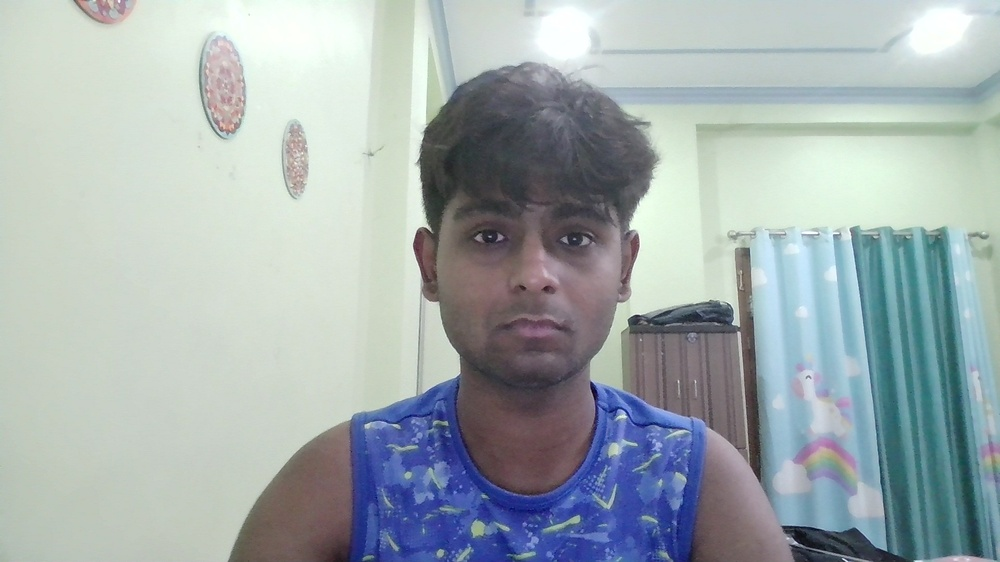
#> input picture data/face1.jpg, 1000 x 562 px, shrunk from 1920 x 1080 before the run
$ python ImageAnonymizer.py
#> lines starting #> are read from the running program, lines starting #| are printed output that depends on the picture; after the words box and inside, x2 and y2 are one past the last pixel; in counts of white or black regions, pixels touching at a corner belong together
import cv2

image_path = './data/face1.jpg'
img  = cv2.imread(image_path)
#> img is the input picture: shape (562, 1000, 3); mean B, G, R 175.4, 173.8, 163

face_cascade = cv2.CascadeClassifier(cv2.data.haarcascades + 'haarcascade_frontalface_default.xml')
gray = cv2.cvtColor(img, cv2.COLOR_BGR2GRAY)
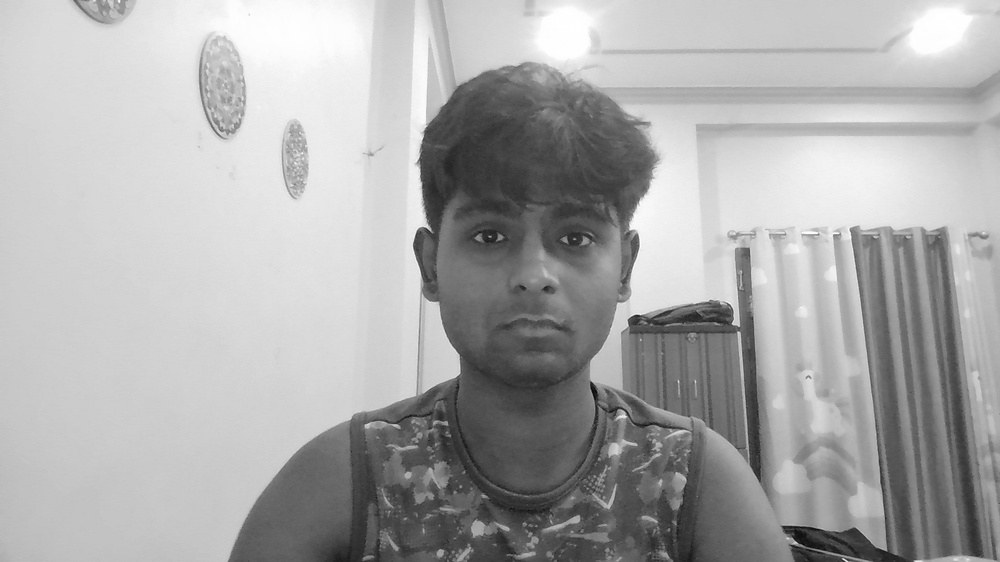
#> gray: shape (562, 1000); min 3, max 255, mean 170.7
faces = face_cascade.detectMultiScale(gray, scaleFactor=1.1, minNeighbors=5)
#> faces = [[193, 82, 53, 53], [417, 158, 225, 225]]

for (x, y, w, h) in faces:
    face = img[y:y+h, x:x+w]

    blurred_face = cv2.GaussianBlur(face, (99, 99), 20)

    img[y:y+h, x:x+w] = blurred_face
#> this loop made 2 passes
#> pass 1, `face = img[y:y+h, x:x+w]`:
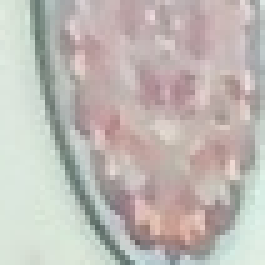
#> face: shape (53, 53, 3) (shown 5 times larger); mean B, G, R 180.8, 185.3, 191.4
#> pass 1, `blurred_face = cv2.GaussianBlur(face, (99, 99), 20)`:
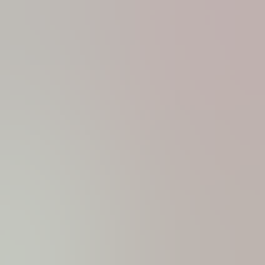
#> blurred_face: shape (53, 53, 3) (shown 5 times larger); mean B, G, R 180, 184.4, 191
#> pass 2, `face = img[y:y+h, x:x+w]`:
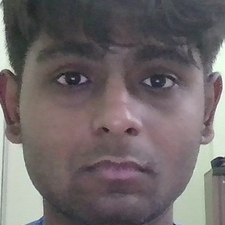
#> face: shape (225, 225, 3); mean B, G, R 104.4, 103.5, 111
#> pass 2, `blurred_face = cv2.GaussianBlur(face, (99, 99), 20)`:
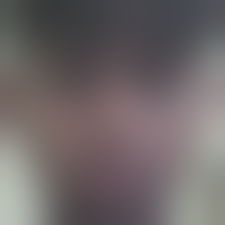
#> blurred_face: shape (225, 225, 3); mean B, G, R 104.2, 103.3, 110.8
#> after the loop:
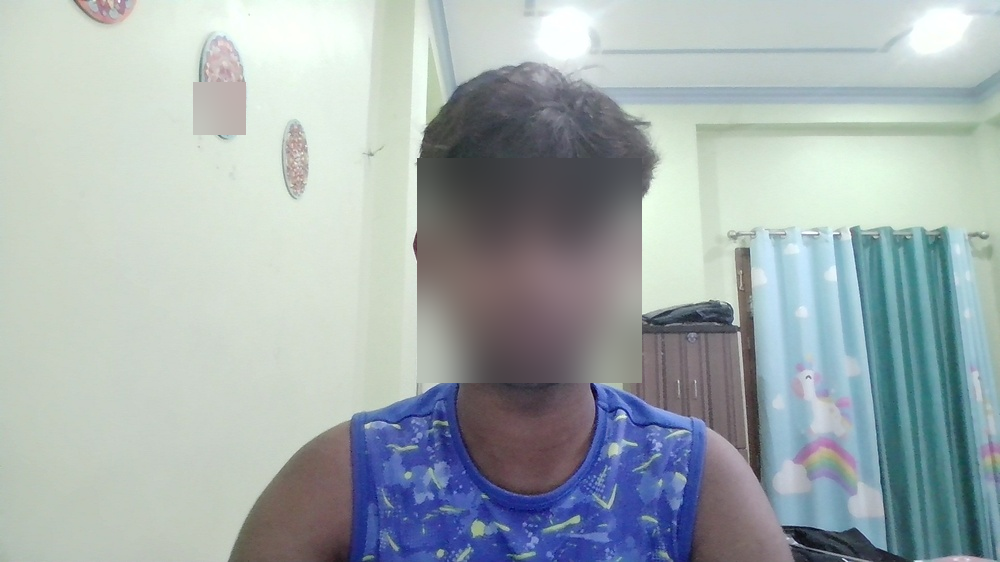
#> img: shape (562, 1000, 3); 9.5% of pixels changed, all inside (x1, y1, x2, y2) = (193, 82, 642, 383)

cv2.imshow("Anonymized Image", img)
cv2.waitKey(0)
cv2.destroyAllWindows()
